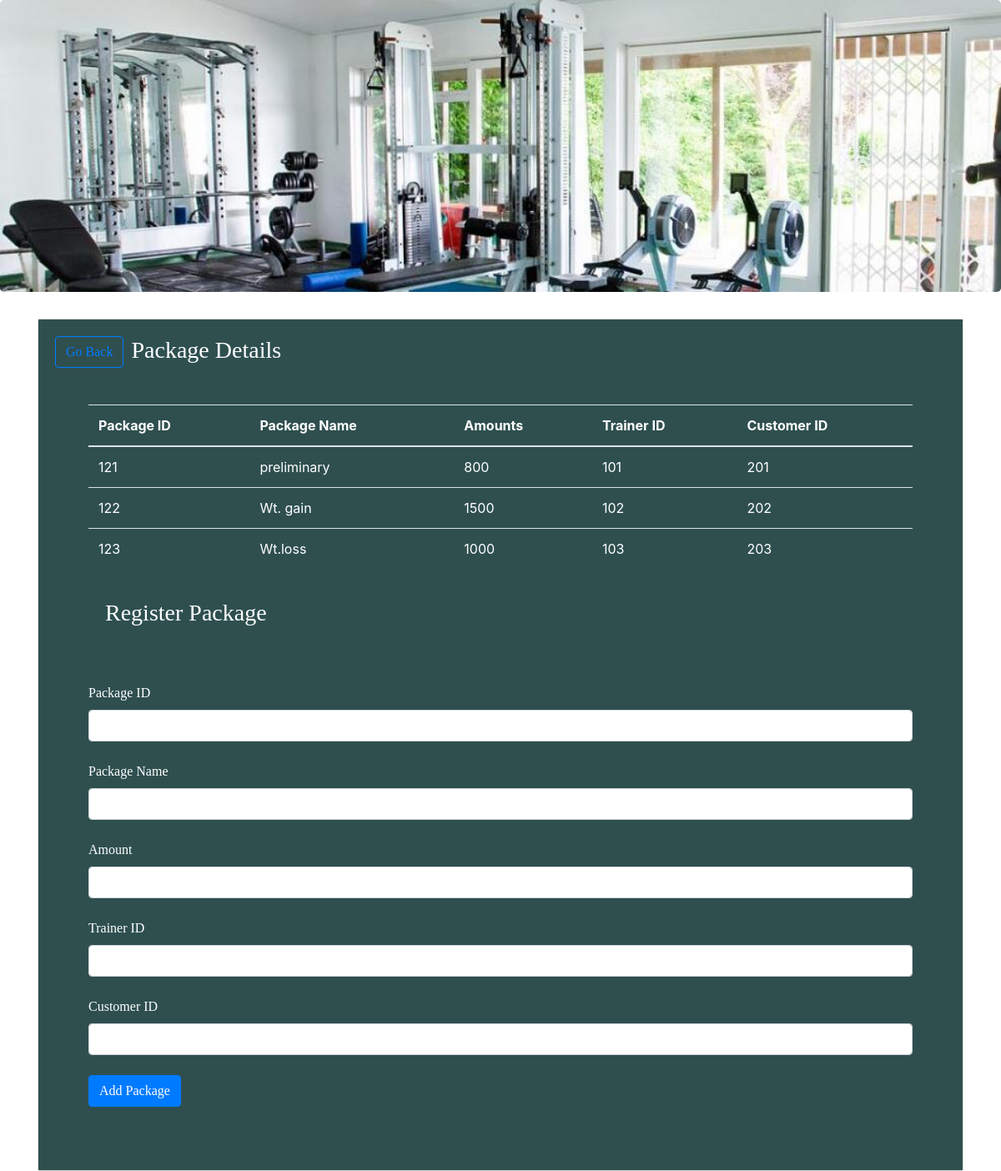
/package.php, run on the app's committed database.
### tables this page shows
CREATE TABLE `Package` (
  `Package_id` varchar(40) NOT NULL,
  `Package_name` varchar(40) NOT NULL,
  `Amount` int(20) NOT NULL,
  `Trainer_id` int(20) NOT NULL,
  `customer_id` varchar(20) NOT NULL
);

### func.php (the view, shortened to what this page needs)
<?php
$con=mysqli_connect("localhost","root","","loginsystem");
function get_package(){
    global $con;
    $query="select * from Package";
    $result=mysqli_query($con,$query);
    while($row=mysqli_fetch_array($result)){
        $Package_id=$row['Package_id'];
        $Package_name=$row['Package_name'];
        $Amount=$row['Amount'];
        $Trainer_id=$row['Trainer_id'];
        $customer_id=$row['customer_id'];
        echo "<tr>
        <td>$Package_id</td>
        <td>$Package_name</td>
        <td>$Amount</td>
        <td>$Trainer_id</td>
        <td>$customer_id</td>
        </tr>";
    }
}
?>

### data on the page
package: Package_id "121", Package_name "preliminary", Amount "800", Trainer "101", customer "201"
package: Package_id "122", Package_name "Wt. gain", Amount "1500", Trainer "102", customer "202"
package: Package_id "123", Package_name "Wt.loss", Amount "1000", Trainer "103", customer "203"
